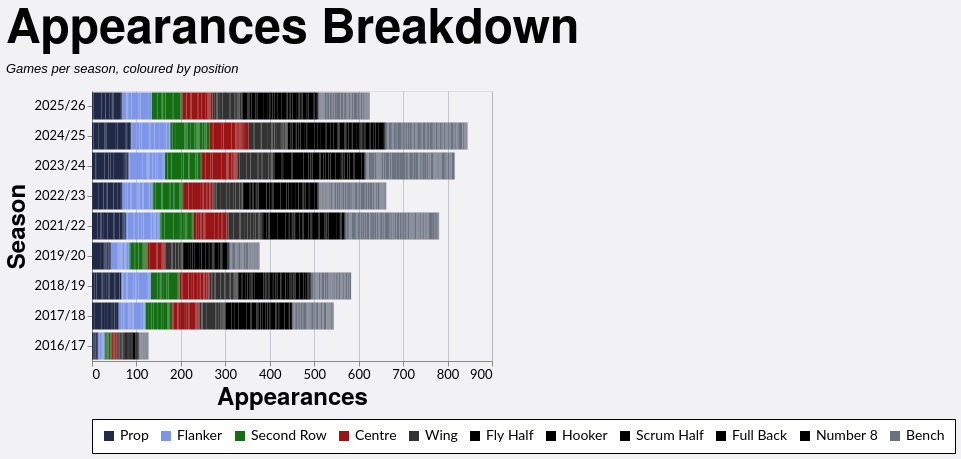

The specification (Vega-Lite) saved for this image:
### Vega-Lite specification from a JSON file in a GitHub repository (floating-point values rounded to 4 significant figures; data arrays with more than 128 entries replaced by an {"elided": "..."} marker saying what was removed)
{"config": {"axis": {"labelFont": "Lato, sans-serif", "titleFont": "PT Sans Narrow, Helvetica Neue, Helvetica, Arial, sans-serif", "labelFontSize": 13, "titleFontSize": 24, "gridColor": "#202947", "gridOpacity": 0.2}, "header": {"labelFont": "PT Sans Narrow, Helvetica Neue, Helvetica, Arial, sans-serif", "titleFont": "PT Sans Narrow, Helvetica Neue, Helvetica, Arial, sans-serif", "labelFontSize": 24, "titleFontSize": 28, "labelFontWeight": "bold", "orient": "left"}, "legend": {"labelFont": "Lato, sans-serif", "titleFont": "PT Sans Narrow, Helvetica Neue, Helvetica, Arial, sans-serif", "labelFontSize": 14, "titleFontSize": 16, "titlePadding": 5, "fillColor": "white", "strokeColor": "black", "padding": 10, "titleFontWeight": "lighter", "titleFontStyle": "italic", "titleColor": "gray", "offset": 10}, "title": {"font": "PT Sans Narrow, Helvetica Neue, Helvetica, Arial, sans-serif", "fontSize": 48, "fontWeight": "bold", "anchor": "start", "align": "center", "titlePadding": 20, "subtitlePadding": 10, "subtitleFontSize": 13, "subtitleColor": "", "subtitleFontStyle": "italic", "offset": 15, "color": "black"}, "axisX": {"labelAngle": 0}, "facet": {"title": null, "header": null, "align": {"row": "each", "column": "each"}}, "resolve": {"scale": {"y": "independent", "facet": "independent"}}, "background": "#f2f1f4", "scale": {"offsetBandPaddingOuter": 0.2, "offsetBandPaddingInner": 0.1}}, "data": {"name": "data-5bec8b921d8556e7fabd5707a7d77a3b"}, "mark": {"type": "bar"}, "encoding": {"color": {"field": "color_value", "legend": {"orient": "bottom", "title": null}, "scale": {"domain": ["Prop", "Flanker", "Second Row", "Centre", "Wing", "Fly Half", "Hooker", "Scrum Half", "Full Back", "Number 8", "Bench"], "range": ["#202946", "#7d96e8", "#146f14", "#991515", "#333333", "#000000", "#000000", "#000000", "#000000", "#000000", "#6b7280"]}, "type": "nominal"}, "order": {"field": "stack_order", "type": "quantitative"}, "tooltip": [{"field": "player", "title": "Player", "type": "nominal"}, {"field": "season", "title": "Season", "type": "nominal"}, {"field": "color_value", "title": "Position", "type": "nominal"}, {"aggregate": "sum", "field": "apps", "title": "Appearances", "type": "quantitative"}], "x": {"aggregate": "sum", "field": "apps", "title": "Appearances", "type": "quantitative"}, "y": {"field": "season", "sort": {"field": "season_sort", "op": "max", "order": "descending"}, "title": "Season", "type": "nominal"}}, "height": {"step": 30}, "title": {"text": "Appearances Breakdown", "subtitle": "Games per season, coloured by position"}, "width": 400, "$schema": "https://vega.github.io/schema/vega-lite/v5.20.1.json", "datasets": {"data-5bec8b921d8556e7fabd5707a7d77a3b": {"elided": "2507 records"}}}
